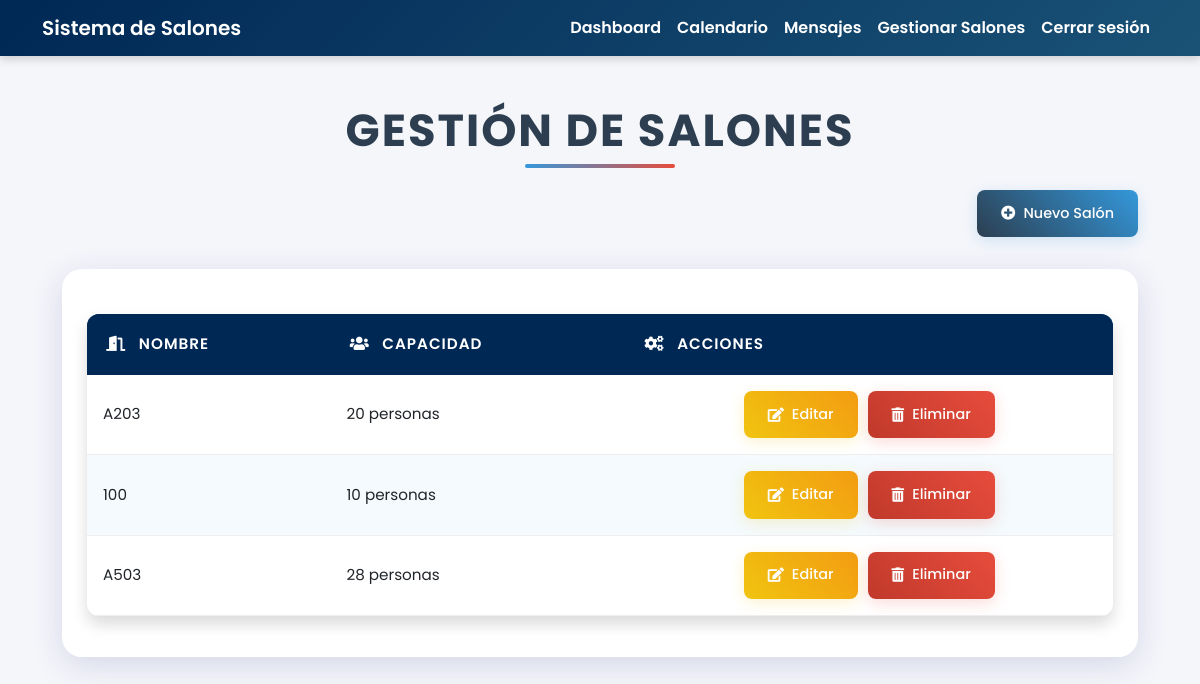
Page /salones (signed in) on the committed database.
### Asignacion de salones/app.py (models this page shows)
class Salon(db.Model):
    id = db.Column(db.Integer, primary_key=True)
    nombre = db.Column(db.String(80), nullable=False)
    capacidad = db.Column(db.Integer, nullable=False)

### Asignacion de salones/app.py (the view)
@app.route('/salones')
@login_required
@admin_required
def salones():
    salones = Salon.query.all()
    return render_template('salones.html', salones=salones)

### Asignacion de salones/app.py (called while the page is built)
@login_manager.user_loader
def load_user(user_id):
    return Usuario.query.get(int(user_id))

def admin_required(f):
    @wraps(f)
    def decorated_function(*args, **kwargs):
        if not current_user.is_authenticated or current_user.rol != 'admin':
            abort(403)
        return f(*args, **kwargs)
    return decorated_function

### Asignacion de salones/templates/salones.html (shortened to what this page needs)
{% extends "base.html" %}
{% block content %}
<div class="dashboard-container">
    <h2 class="title">Gestión de Salones</h2>
    <div class="action-container">
        <a href="{{ url_for('nuevo_salon') }}" class="btn btn-primary btn-animated">
            <i class="fas fa-plus-circle"></i> Nuevo Salón
        </a>
    </div>
    <div class="table-container glass-effect">
        <table class="table">
            <thead class="table-header">
                <tr>
                    <th><i class="fas fa-door-open"></i> Nombre</th>
                    <th><i class="fas fa-users"></i> Capacidad</th>
                    <th><i class="fas fa-cogs"></i> Acciones</th>
                </tr>
            </thead>
            <tbody>
                {% for salon in salones %}
                <tr class="table-row">
                    <td>{{ salon.nombre }}</td>
                    <td>{{ salon.capacidad }} personas</td>
                    <td class="actions-cell">
                        <a href="{{ url_for('editar_salon', id=salon.id) }}" class="btn btn-warning btn-animated">
                            <i class="fas fa-edit"></i> Editar
                        </a>
                        <form action="{{ url_for('eliminar_salon', id=salon.id) }}" method="POST" class="delete-form">
                            <button type="submit" class="btn btn-danger btn-animated" onclick="return confirm('¿Estás seguro de querer eliminar este salón?')">
                                <i class="fas fa-trash-alt"></i> Eliminar
                            </button>
                        </form>
                    </td>
                </tr>
                {% endfor %}
            </tbody>
        </table>
    </div>
</div>
<link rel="stylesheet" href="https://cdnjs.cloudflare.com/ajax/libs/font-awesome/5.15.4/css/all.min.css">
{% endblock %}

### Asignacion de salones/templates/base.html (style rules this page uses)
body { background-color: #F4F7F9; font-family: 'Arial', sans-serif; color: #333; }
.title { text-align: center; color: #002855; font-size: 2.5rem; margin: 40px 0 20px; font-weight: bold; text-transform: uppercase; letter-spacing: 1px; }
.btn-animated { padding: 10px 15px; background: #2980B9; border: none; color: white; font-size: 1rem; font-weight: 600; border-radius: 8px; box-shadow: 0 4px 8px rgba(0, 0, 0, 0.2); transition: background 0.3s ease, transform 0.2s ease; }
.table { background-color: #ffffff; border-collapse: collapse; border-radius: 12px; overflow: hidden; box-shadow: 0 8px 16px rgba(0, 0, 0, 0.15); margin-top: 20px; }
.table th, .table td { padding: 15px; text-align: left; border-bottom: 1px solid #ddd; font-size: 0.95rem; }
.table th { background-color: #002855; color: white; font-weight: 600; }

### Asignacion de salones/templates/salones.html (style rules this page uses)
:root { --primary-color: #2c3e50; --secondary-color: #3498db; --accent-color: #e74c3c; --background-color: #f5f6fa; --text-color: #2d3436; --shadow-color: rgba(0, 0, 0, 0.1); --hover-color: #2980b9; --success-color: #27ae60; --warning-color: #f1c40f; --danger-color: #c0392b; }
body { background: var(--background-color); font-family: 'Poppins', sans-serif; color: var(--text-color); margin: 0; padding: 0; }
.dashboard-container { max-width: 1200px; margin: 2rem auto; padding: 0 20px; }
.title { text-align: center; color: var(--primary-color); font-size: 2.8rem; margin-bottom: 2rem; font-weight: 700; position: relative; text-transform: uppercase; letter-spacing: 2px; }
.title::after { content: ''; position: absolute; bottom: -10px; left: 50%; transform: translateX(-50%); width: 150px; height: 4px; background: linear-gradient(to right, var(--secondary-color), var(--accent-color)); border-radius: 2px; }
.glass-effect { background: rgba(255, 255, 255, 0.95); backdrop-filter: blur(10px); border: 1px solid rgba(255, 255, 255, 0.2); box-shadow: 0 8px 32px rgba(31, 38, 135, 0.15); border-radius: 20px; }
.action-container { margin-bottom: 2rem; display: flex; justify-content: flex-end; }
.table-container { padding: 1.5rem; overflow-x: auto; }
.table { width: 100%; border-collapse: separate; border-spacing: 0; margin-bottom: 1rem; }
.table-header { background: linear-gradient(45deg, var(--primary-color), var(--secondary-color)); }
.table-header th { color: white; padding: 1.2rem; font-weight: 600; text-transform: uppercase; letter-spacing: 1px; border: none; }
.table-header th i { margin-right: 8px; }
.table-row { transition: all 0.3s ease; }
.table-row:nth-child(even) { background-color: rgba(52, 152, 219, 0.05); }
.table td { padding: 1rem; vertical-align: middle; border-bottom: 1px solid #eee; }
.actions-cell { display: flex; gap: 10px; justify-content: center; }
.delete-form { display: inline; }
.btn { padding: 0.8rem 1.5rem; border: none; border-radius: 8px; font-weight: 500; cursor: pointer; display: inline-flex; align-items: center; gap: 8px; transition: all 0.3s ease; text-decoration: none; color: white; font-size: 0.9rem; }
.btn-animated { position: relative; overflow: hidden; }
.btn-animated::after { content: ''; position: absolute; top: 50%; left: 50%; width: 0; height: 0; background: rgba(255, 255, 255, 0.2); border-radius: 50%; transform: translate(-50%, -50%); transition: width 0.6s, height 0.6s; }
.btn-primary { background: linear-gradient(45deg, var(--primary-color), var(--secondary-color)); box-shadow: 0 4px 15px rgba(52, 152, 219, 0.2); }
.btn-warning { background: linear-gradient(45deg, var(--warning-color), #f39c12); box-shadow: 0 4px 15px rgba(241, 196, 15, 0.2); }
.btn-danger { background: linear-gradient(45deg, var(--danger-color), var(--accent-color)); box-shadow: 0 4px 15px rgba(231, 76, 60, 0.2); }
.table-container { animation: fadeIn 0.6s ease-out; }
.table-row { animation: slideIn 0.3s ease-out; }

### rows in the picture
Salon: nombre "A203", capacidad "20"
Salon: nombre "100", capacidad "10"
Salon: nombre "A503", capacidad "28"
